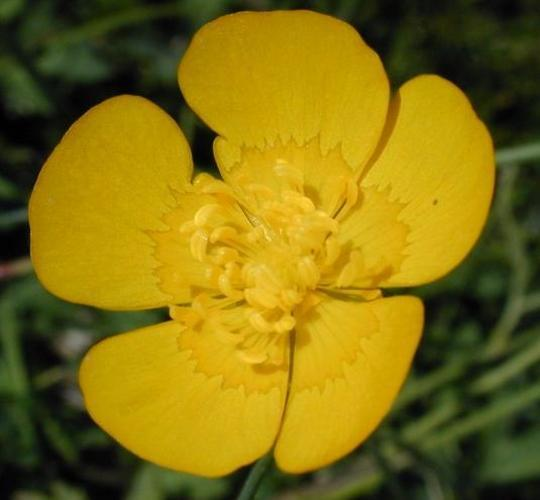
#> input picture dataset/train/Buttercup/image_1.jpg, 540 x 500 px; its folder holds only this picture in this run
$ python MakeDataset.py   (older library calls are emulated)
#> lines starting #> are read from the running program, lines starting #| are printed output that depends on the picture
# Updated for Python3 | 6/24/2019
# This file is to replace global.py
#-----------------------------------
# GLOBAL FEATURE EXTRACTION
#-----------------------------------

# organize imports
from sklearn.preprocessing import LabelEncoder
from sklearn.preprocessing import MinMaxScaler
import numpy as np
import mahotas #pip3 install mahotas
import cv2
import os
import h5py

# fixed-sizes for image
fixed_size = tuple((500, 500))

# path to training data
train_path = "dataset/train"

# bins for histogram
bins = 8

# feature-descriptor-1: Hu Moments
def fd_hu_moments(image):
    image = cv2.cvtColor(image, cv2.COLOR_BGR2GRAY)
    feature = cv2.HuMoments(cv2.moments(image)).flatten()
    return feature

# feature-descriptor-2: Haralick Texture
def fd_haralick(image):
    # convert the image to grayscale
    gray = cv2.cvtColor(image, cv2.COLOR_BGR2GRAY)
    # compute the haralick texture feature vector
    haralick = mahotas.features.haralick(gray).mean(axis=0)
    # return the result
    return haralick

# feature-descriptor-3: Color Histogram
def fd_histogram(image, mask=None):
    # convert the image to HSV color-space
    image = cv2.cvtColor(image, cv2.COLOR_BGR2HSV)
    # compute the color histogram
    hist  = cv2.calcHist([image], [0, 1, 2], None, [bins, bins, bins], [0, 256, 0, 256, 0, 256])
    # normalize the histogram
    cv2.normalize(hist, hist)
    # return the histogram
    return hist.flatten()

# get the training labels
train_labels = os.listdir(train_path)

# sort the training labels
train_labels.sort()
print(train_labels)

# empty lists to hold feature vectors and labels
global_features = []
labels = []

i, j = 0, 0
k = 0

# num of images per class
images_per_class = 15

# loop over the training data sub-folders
for training_name in train_labels:
    # join the training data path and each species training folder
    dir = os.path.join(train_path, training_name)

    # get the current training label
    current_label = training_name

    k = 1
    # loop over the images in each sub-folder
    for x in range(1,images_per_class+1):
        # get the image file name
        file = dir + "/" + "image_" + str(x) + ".jpg" # missing image_

        # read the image and resize it to a fixed-size
        image = cv2.imread(file)
#> image is the input picture: shape (500, 540, 3); mean B, G, R 16, 111, 128.7
        image = cv2.resize(image, fixed_size)
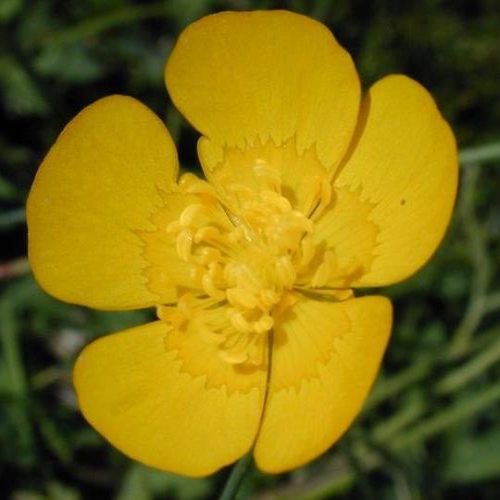
#> image: shape (500, 500, 3); mean B, G, R 16, 111, 128.7

        ####################################
        # Global Feature extraction
        ####################################
        fv_hu_moments = fd_hu_moments(image)
#> in fd_hu_moments, `image = cv2.cvtColor(image, cv2.COLOR_BGR2GRAY)`:
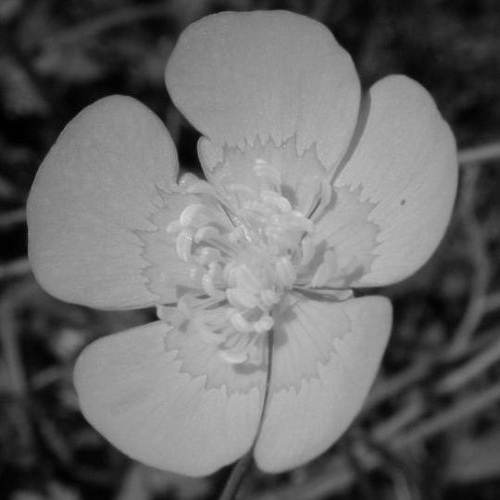
#> image: shape (500, 500); min 0, max 218, mean 105.5
#> in fd_hu_moments, `feature = cv2.HuMoments(cv2.moments(image)).flatten()`: feature = [0.00114, 5.29e-09, 4.33e-13, 3.87e-14, 3.01e-27, 2.4e-18, 4.02e-27]
#> fv_hu_moments has the same summary as feature in fd_hu_moments
#> (the run stopped early here; a loop or call above may not have finished)

$ run again, on dataset/train/ColtsFoot/image_1.jpg
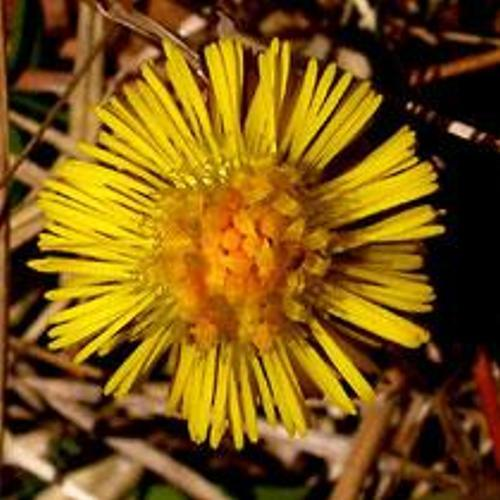
#> input picture dataset/train/ColtsFoot/image_1.jpg, 500 x 500 px
#> image is the input picture: shape (500, 500, 3); mean B, G, R 20.4, 86.8, 122.8
#> in fd_hu_moments, `image = cv2.cvtColor(image, cv2.COLOR_BGR2GRAY)`:
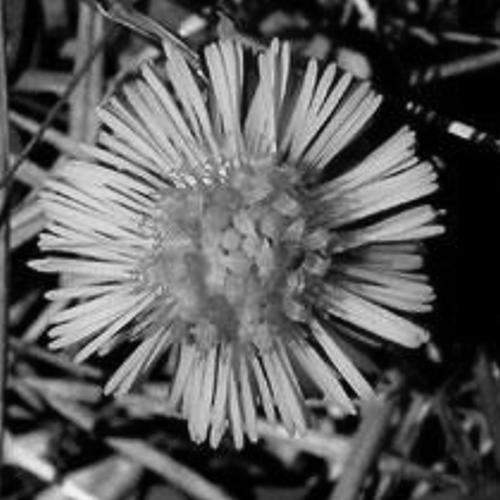
#> image: shape (500, 500); min 0, max 242, mean 90
#> feature = [0.00139, 1.29e-08, 1.58e-11, 2.36e-11, 1.68e-22, 7.09e-16, -4.24e-22]
#> fv_hu_moments has the same summary as feature in fd_hu_moments
